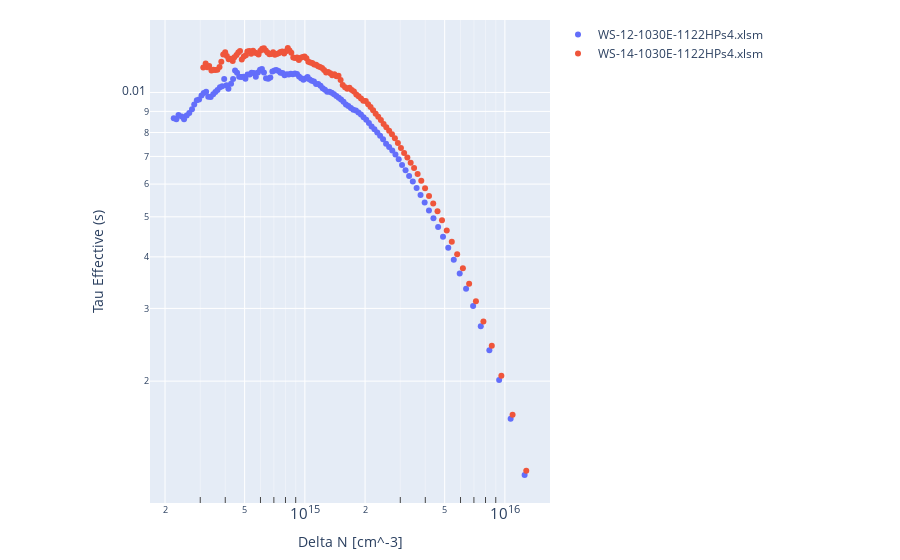

Notebook code cell kept with this figure:
### Markdown cell above
### Plot all of the lifetimes into a single plot that allows exploring the data.
If you get errors here it is likely some of the Excel Sinton files are corrupted or are using an older version of the software.

### Code cell
df_lib = {}# library of all the data_frames lodaded

# Create a Plotly figure with subplots
fig = make_subplots()
fig.update_xaxes(type='log',exponentformat = 'power'); fig.update_yaxes(type='log')
fig.update_xaxes(minor=dict(ticks="inside", ticklen=6, showgrid=True))
fig.update_xaxes(title_text="Delta N [cm^-3]"); fig.update_yaxes(title_text="Tau Effective (s)")

for file_name in excel_files:
    print("reading: ",file_name)
    file_path = os.path.join(folder_path, file_name)
    df1=pd.read_excel(file_path ,sheet_name='RawData')
    df3=pd.read_excel(file_path, sheet_name='User',nrows=1,header=4)

    #create a new dataframe that has all information of a single sample in it.
    trunc_ix=3; #remove the first and last 3 values of the lifetime plot.
    df = pd.DataFrame({df3.iloc[0,0]:#sample name
        [df3.iloc[0,1],#thickness in cm
        df3.iloc[0,2],#resisitivity in ohm.cm
        df3.iloc[0,3],#Si type
        df1['Minority Carrier Density'].iloc[trunc_ix:-trunc_ix],#iloc[4]: Delta_n
        df1['Tau (sec)'].iloc[trunc_ix:-trunc_ix]]})#iloc[5]: Teff
    
    df_lib[file_name]=df
    sample_name=df.columns[0]
    delta_n=df.iloc[3,0]
    tau_eff=df.iloc[4,0]
    fig.add_trace(go.Scatter(x=delta_n, y=tau_eff, mode='markers', name=file_name))

fig.update_layout(
    margin=dict(l=150, r=350, t=20, b=20),
    paper_bgcolor="white",
)
fig.show()
